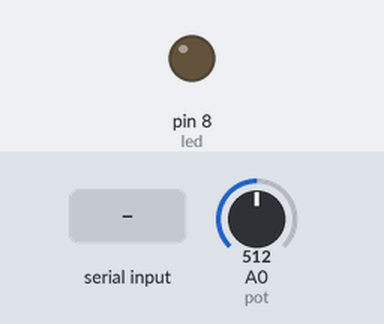
The sketch below on a simulated Arduino Uno, built with avr-gcc and run on an emulated ATmega328P. Parts: output pins drawn as LEDs (lit = HIGH). The test bench sets the inputs (shaded band); at power-on: A0 (pot) = 512. What the sketch prints to the serial monitor is not drawn.

Above: at 1.2 s.
1.3 s: "a" received over Serial
At 1.9 s:
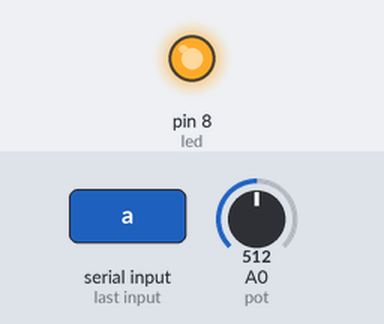
2.8 s: "b" received over Serial
At 3.2 s:
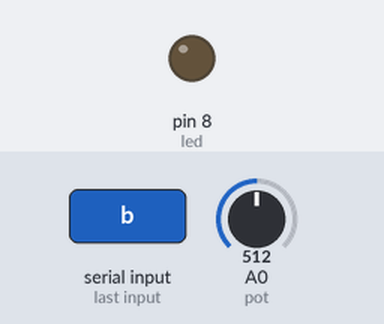
Timing chart, 0 to 5.8 s (numbered marks = the images above; inputs shaded):
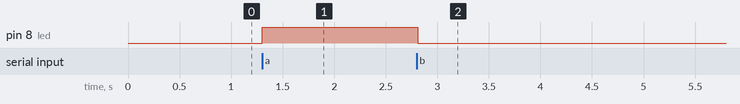

The sketch:

sketch-iot-node.ino
```cpp
/*FIRMWARE DO ARDUINO
  Leitura de dados analógicos e inserção de dados via serial
*/
const int pot = 0;  // porta do potenciometro que vai transmitir os dados
const int led = 8;  // porta do led que vai transmitir os dados
int valor = 0;      // variável que vai armazenar o valor do potenciômetro


void setup() {
  Serial.begin(9600);    //inicializa a comunicação serial a 9600 bits por segundo
  pinMode(led, OUTPUT);  //configura a porta do led como porta de saída de dados
}

void loop() {

// LEITURA DOS DADOS DO POTENCIÔMETRO ATRAVÉS DA PORTA ANALÓGICA A0 DO ARDUINO

  valor = analogRead(pot);  // armazena a leitura da porta A0 e armazenando na variável 'valor'
  Serial.println(valor);    // imprime o valor inteiro


// ENVIO DE DADOS PARA O LED

  if (Serial.available()) {               //apenas responde quando dados são recebidos na porta serial

    switch(Serial.read()) {               //um interruptor caso a leitura seja a letra 'a' ou 'b'

      case 'a':               //Liga o led
        digitalWrite(led, HIGH);
        break;


      case 'b':               //Desliga o led
        digitalWrite(led, LOW);
        break;

            }


      }
      delay(100);        // Tempo de atraso para a repetição desse laço de repetição
}
```

Measured:
- after the input at 1.3 s, pin 8 (led): LOW → HIGH at once
- after the input at 2.8 s, pin 8 (led): HIGH → LOW at once
